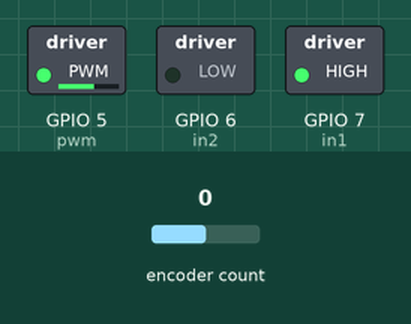
This sketch was run on a simulated ESP32-S3. On the bench: switched loads named in the sketch (green lamp = pin HIGH). Inputs (shaded band) come from the test bench; at power-on: encoder count 0. What the sketch prints to the serial monitor is not drawn.

Above: at 1.2 s.
1.3 s: encoder count set to -1
Timing chart, 0 to 4.3 s (numbered marks = the images above; inputs shaded):
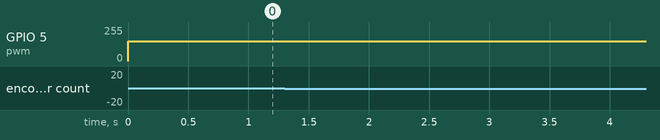

Measured:
- after the input at 1.3 s, every drawn part: stays the same

The sketch:

dc_motor.ino
```cpp
#include <Encoder.h>
#define in1 7
#define in2 6
#define pwm 5
//#define INPUT_PULLUP
#define ENCODER_USE_INTERRUPTS
Encoder myEnc(25,23);
void setup() {
  pinMode(in1, OUTPUT);
  pinMode(in2, OUTPUT);
  pinMode(pwm, OUTPUT);
  // initialize the serial port:
  Serial.begin(9600);
}

void loop() {
  digitalWrite(in1, HIGH);
  digitalWrite(in2, LOW);
  analogWrite(pwm,150);
  delay(20);
  Serial.print("Encoder Reading ");
  Serial.println(myEnc.read());
  Serial.println("Rotating the DC Motor \n") ;
}
```
